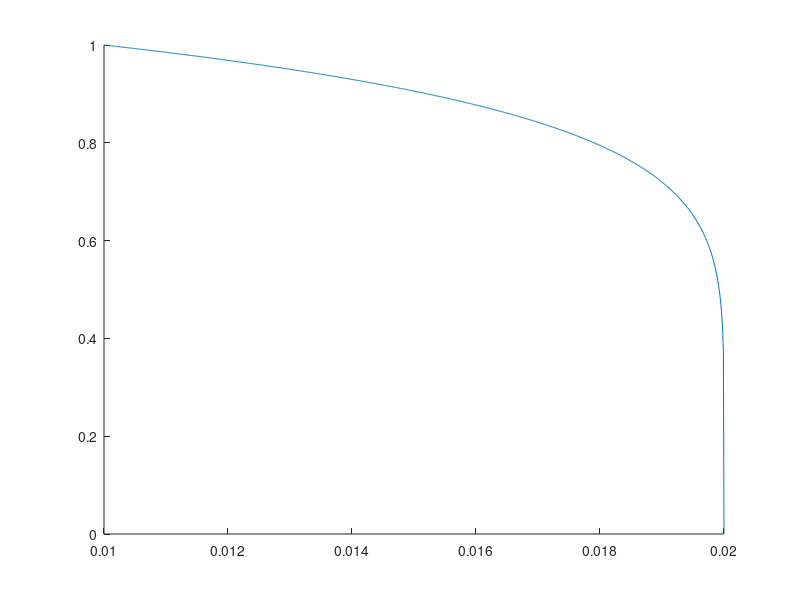

Reproduce this figure in MATLAB.
% clear all; close all; clc;
R=0;
R2=0.01;
r=linspace(0,0.01,1000);
h=R2-R;
y=0.01-r;

uT=1*(1-r/0.01).^(1/7);
uT2 = (r/0.01).^(1/7);
figure(2)
hold on
plot(r+0.01,uT)
% plot(r,uT2)
